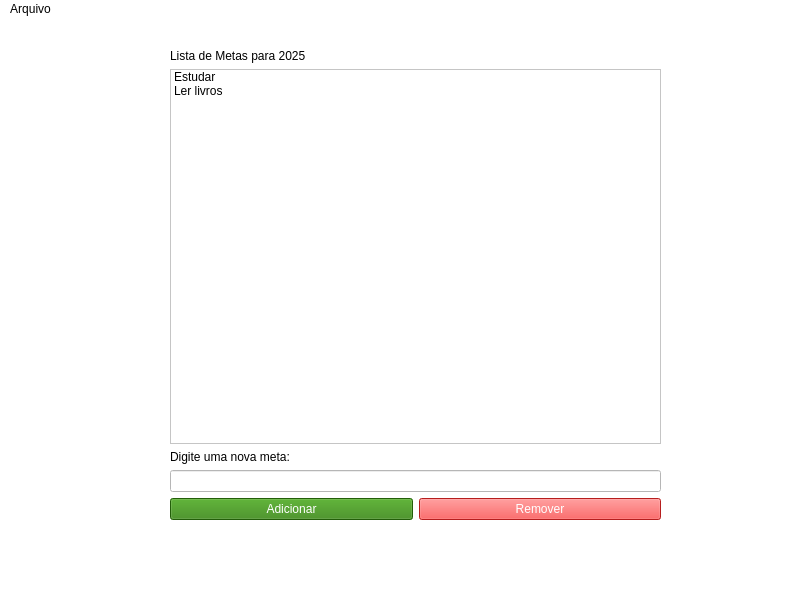
<?xml version="1.0" encoding="UTF-8"?>
<ui version="4.0">
 <class>MainWindow</class>
 <widget class="QMainWindow" name="MainWindow">
  <property name="geometry">
   <rect>
    <x>0</x>
    <y>0</y>
    <width>800</width>
    <height>600</height>
   </rect>
  </property>
  <property name="windowTitle">
   <string>MainWindow</string>
  </property>
  <property name="styleSheet">
   <string notr="true">background-color: white;</string>
  </property>
  <widget class="QWidget" name="centralwidget">
   <widget class="QWidget" name="gridLayoutWidget">
    <property name="geometry">
     <rect>
      <x>170</x>
      <y>30</y>
      <width>491</width>
      <height>471</height>
     </rect>
    </property>
    <layout class="QGridLayout" name="gridLayout">
     <item row="4" column="0">
      <widget class="QPushButton" name="adicionar">
       <property name="styleSheet">
        <string notr="true">background-color: rgb(49, 132, 13);
color: white;</string>
       </property>
       <property name="text">
        <string>Adicionar</string>
       </property>
      </widget>
     </item>
     <item row="4" column="1">
      <widget class="QPushButton" name="remover">
       <property name="styleSheet">
        <string notr="true">background-color: rgb(255, 42, 42);
color: white;</string>
       </property>
       <property name="text">
        <string>Remover</string>
       </property>
      </widget>
     </item>
     <item row="1" column="0" colspan="2">
      <widget class="QListWidget" name="listaDeMetas">
       <property name="styleSheet">
        <string notr="true">font: 12pt &quot;MS Shell Dlg 2&quot;;
background-color: rgb(255, 255, 255);</string>
       </property>
       <item>
        <property name="text">
         <string>Estudar</string>
        </property>
       </item>
       <item>
        <property name="text">
         <string>Ler livros</string>
        </property>
       </item>
      </widget>
     </item>
     <item row="2" column="0" colspan="2">
      <widget class="QLabel" name="label_2">
       <property name="styleSheet">
        <string notr="true">font: 75 18pt &quot;MS Shell Dlg 2&quot;;
background-color: rgb(255, 255, 255);</string>
       </property>
       <property name="text">
        <string>Digite uma nova meta:</string>
       </property>
      </widget>
     </item>
     <item row="3" column="0" colspan="2">
      <widget class="QLineEdit" name="inputMeta">
       <property name="styleSheet">
        <string notr="true">background-color: rgb(255, 255, 255);</string>
       </property>
      </widget>
     </item>
     <item row="0" column="0" colspan="2">
      <widget class="QLabel" name="label">
       <property name="styleSheet">
        <string notr="true">font: 75 20pt &quot;MS Shell Dlg 2&quot;;
background-color: rgb(255, 255, 255);</string>
       </property>
       <property name="text">
        <string>Lista de Metas para 2025</string>
       </property>
      </widget>
     </item>
    </layout>
   </widget>
  </widget>
  <widget class="QMenuBar" name="menubar">
   <property name="geometry">
    <rect>
     <x>0</x>
     <y>0</y>
     <width>800</width>
     <height>21</height>
    </rect>
   </property>
   <widget class="QMenu" name="menuArquivo">
    <property name="title">
     <string>Arquivo</string>
    </property>
    <addaction name="actionNovo"/>
    <addaction name="actionAbrir"/>
    <addaction name="actionSalvar"/>
    <addaction name="actionSair"/>
   </widget>
   <addaction name="menuArquivo"/>
  </widget>
  <widget class="QStatusBar" name="statusbar"/>
  <action name="actionNovo">
   <property name="text">
    <string>Novo</string>
   </property>
   <property name="shortcut">
    <string>Ctrl+N</string>
   </property>
  </action>
  <action name="actionAbrir">
   <property name="text">
    <string>Abrir</string>
   </property>
   <property name="shortcut">
    <string>Ctrl+A</string>
   </property>
  </action>
  <action name="actionSalvar">
   <property name="text">
    <string>Salvar</string>
   </property>
   <property name="shortcut">
    <string>Ctrl+S</string>
   </property>
  </action>
  <action name="actionSair">
   <property name="text">
    <string>Sair</string>
   </property>
   <property name="shortcut">
    <string>Esc</string>
   </property>
  </action>
 </widget>
 <resources/>
 <connections/>
</ui>
